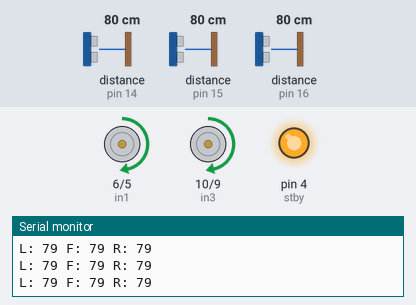
The sketch below on a simulated Arduino Uno, built with avr-gcc and run on an emulated ATmega328P. On the bench: motor-driver pin pairs drawn as motors (green arrow = first pin HIGH = forward, orange = second pin HIGH = backward, longer = more drive, stopped while the standby pin is LOW), output pins drawn as LEDs (lit = HIGH), the last lines printed to the serial monitor. Inputs (shaded band) come from the test bench; at power-on: distance to the obstacle (sensors on pin 14, pin 15, pin 16) 80 cm. The echo pulse lasts 58.3 µs per cm; pins used as bus, display or sensor lines are not drawn.

Above: at 1.2 s.
1.3 s: distance to the obstacle (sensor on pin 14) set to 13 cm
2.8 s: distance to the obstacle (sensor on pin 14) set to 10 cm
At 3.03 s:
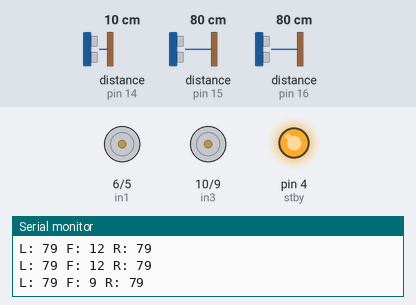
5.8 s: distance to the obstacle (sensor on pin 15) set to 13 cm
8.8 s: distance to the obstacle (sensor on pin 15) set to 10 cm
11.8 s: distance to the obstacle (sensor on pin 16) set to 2 cm
At 12.3 s:
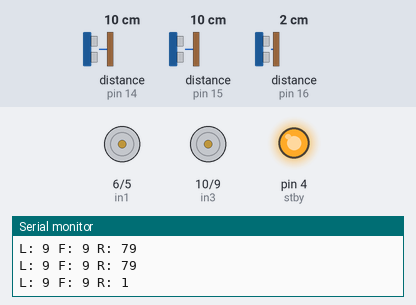
14.8 s: distance to the obstacle (sensor on pin 16) set to 18 cm
At 15.07 s:
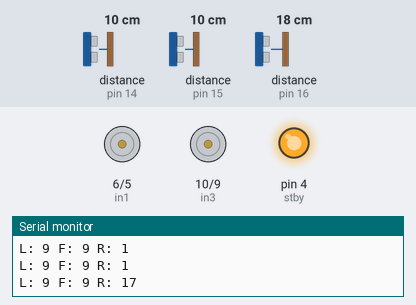
Timing chart, 0 to 18.8 s (numbered marks = the images above; inputs shaded):
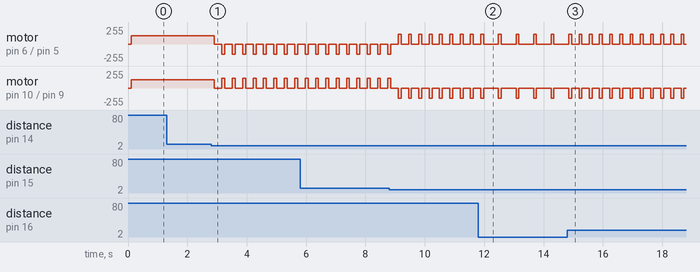

Measured:
- the behaviour switches between 12 and 11 cm on distance to the obstacle (sensor on pin 14) (found by bisection; images 0 and 1)
- after the input at 2.8 s, motor on pin 6 (in1) / pin 5 (in2): alternates backward 150/255 for 0.10 s and stopped for 0.25 s, starting after 0.11 s; motor on pin 10 (in3) / pin 9 (in4): alternates forward 150/255 for 0.10 s and stopped for 0.25 s, starting after 0.11 s
- after the input at 11.8 s, motor on pin 6 (in1) / pin 5 (in2): alternates forward 150/255 for 0.09 s and stopped for 0.50 s, starting after 0.68 s; motor on pin 10 (in3) / pin 9 (in4): alternates backward 150/255 for 0.09 s and stopped for 0.50 s, starting after 0.68 s
- after the input at 14.8 s, motor on pin 6 (in1) / pin 5 (in2): alternates forward 150/255 for 0.09 s and stopped for 0.25 s, starting after 0.40 s; motor on pin 10 (in3) / pin 9 (in4): alternates backward 150/255 for 0.09 s and stopped for 0.25 s, starting after 0.40 s

The sketch:

maze_final.ino
```cpp
#define ct   17
#define e1   14
#define e2   15
#define e3   16

#define stby 4

#define in1  6
#define in2  5
#define in3  10
#define in4  9

void setup() {
  pinMode(ct,   OUTPUT);
  pinMode(e1,   INPUT);
  pinMode(e2,   INPUT);
  pinMode(e3,   INPUT);

  pinMode(in1,  OUTPUT);
  pinMode(in2,  OUTPUT);
  pinMode(in3,  OUTPUT);
  pinMode(in4,  OUTPUT);

  pinMode(stby, OUTPUT);
  digitalWrite(stby, HIGH);

  Serial.begin(9600);
}

long getDistance(int echoPin) {
  digitalWrite(ct, LOW);
  delayMicroseconds(2);
  digitalWrite(ct, HIGH);
  delayMicroseconds(10);
  digitalWrite(ct, LOW);

  long duration = pulseIn(echoPin, HIGH, 25000);
  long distance = duration * 0.034 / 2;

  if (distance == 0) distance = 400;
  return distance;
}

void stop() {
  analogWrite(in1, 0);
  analogWrite(in2, 0);
  analogWrite(in3, 0);
  analogWrite(in4, 0);
}

void forward() {
  analogWrite(in1, 125);
  analogWrite(in2, 0);
  analogWrite(in3, 125);
  analogWrite(in4, 0);
}

void uturn() {
  analogWrite(in1, 150);
  analogWrite(in2, 0);
  analogWrite(in3, 0);
  analogWrite(in4, 150);
}

void right() {
  analogWrite(in1, 150);
  analogWrite(in2, 0);
  analogWrite(in3, 0);
  analogWrite(in4, 150);
}

void left() {
  analogWrite(in1, 0);
  analogWrite(in2, 150);
  analogWrite(in3, 150);
  analogWrite(in4, 0);
}

void loop() {
  int rightDist  = getDistance(e3);
  delay(30);
  int frontDist = getDistance(e1);
  delay(30);
  int leftDist = getDistance(e2);
  delay(30);

  Serial.print("L: ");  Serial.print(leftDist);
  Serial.print(" F: "); Serial.print(frontDist);
  Serial.print(" R: "); Serial.println(rightDist);

  if (frontDist > 10) {
    forward();
  } else {
    stop();
    delay(250);

    if (leftDist > 10 && rightDist > 10) {
      left();
    } else if (leftDist > 10) {
      left();
    } else if (rightDist > 10) {
      right();
    } else if (frontDist < 12 && leftDist < 12 && rightDist < 12) {
      stop();
      delay(250);
      uturn();
    }
  }
}
```
